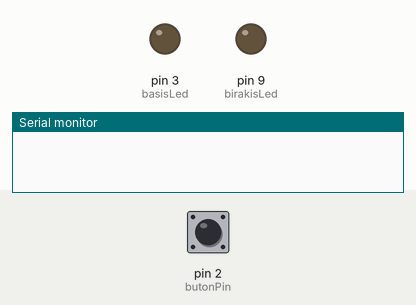
Bench run of a sketch on a simulated Arduino Uno, built with avr-gcc and run on an emulated ATmega328P. Parts: output pins drawn as LEDs (lit = HIGH), the last lines printed to the serial monitor. Inputs (shaded band) come from the test bench; at power-on: pin 2 (butonPin) LOW.

Above: at 1.2 s.
1.3 s: pin 2 (butonPin) pulled HIGH for 0.15 s
At 1.4 s:
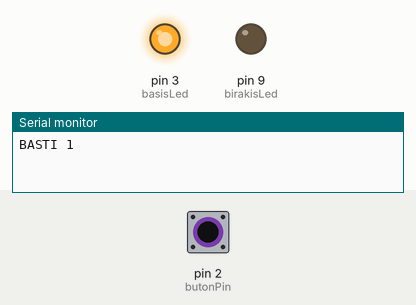
3.2 s: pin 2 (butonPin) pulled HIGH for 3.2 s
At 6.5 s:
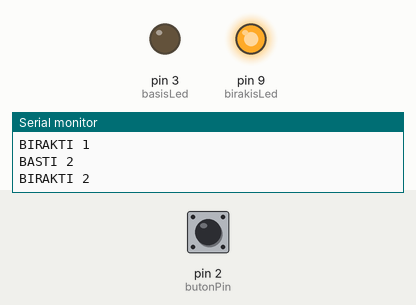
Timing chart, 0 to 8.1 s (numbered marks = the images above; inputs shaded):
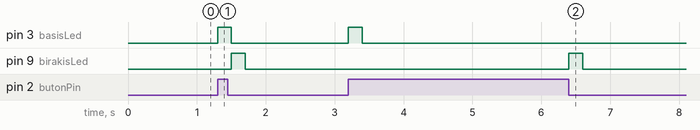

The sketch:

ak0340_bastiBirakti.ino
```cpp
/*
  ak0340 — çözüm örneği

  SEN YAP 1) BASTI ve BIRAKTI sırayla gelmeli; kod okunarak: sonDurum bir önceki turu
    tuttuğu için arka arkaya iki BASTI olamaz (aralarına BIRAKTI girer). Sıçrama
    olan bir butonda kısa süre içinde BASTI/BIRAKTI/BASTI şeklinde fazladan çift
    görünebilir; kartta gözlenir.

  SEN YAP 2) İki ayrı `if` ile aynı çıktıyı vermesi beklenir: iki koşul aynı turda
    birlikte doğru olamaz. Fark: `else if` "ilk doğruysa ikinciye hiç bakma" der, iki
    `if` ikisini de sorar. Burada sonuç aynıdır; kartta karşılaştırılır.

  SEN YAP 3) Aşağıdaki kod yalnız basışları ve yalnız bırakmaları ayrı sayar. Sayılar
    hep eşit ya da basış sayısı bir fazladır: buton basılıyken (henüz bırakılmadan)
    basış bırakıştan bir önde olur.

  SEN YAP 4) "Hiçbir şey olmadı" turunda iki koşul da yanlış, `else if` zincirinin
    sonunda `else` olmadığı için hiçbir blok çalışmaz. Bunu yapan ayrı bir satır yok.
*/

const int butonPin = 2;
const int basisLed = 3;
const int birakisLed = 9;

int durum = LOW;
int sonDurum = LOW;
int basisSayisi = 0;
int birakisSayisi = 0;

void setup() {
  pinMode(butonPin, INPUT);
  pinMode(basisLed, OUTPUT);
  pinMode(birakisLed, OUTPUT);
  Serial.begin(9600);
}

void loop() {
  durum = digitalRead(butonPin);

  if (durum == HIGH && sonDurum == LOW) {
    basisSayisi++;
    Serial.print("BASTI ");
    Serial.println(basisSayisi);
    digitalWrite(basisLed, HIGH);
    delay(200);
    digitalWrite(basisLed, LOW);
  } else if (durum == LOW && sonDurum == HIGH) {
    birakisSayisi++;
    Serial.print("BIRAKTI ");
    Serial.println(birakisSayisi);
    digitalWrite(birakisLed, HIGH);
    delay(200);
    digitalWrite(birakisLed, LOW);
  }

  sonDurum = durum;
}
```

Measured:
- after the input at 1.3 s, pin 3 (basisLed): LOW → HIGH at once, → LOW 0.20 s later; pin 9 (birakisLed): LOW → HIGH after 0.20 s, → LOW 0.20 s later
- after the input at 3.2 s, pin 3 (basisLed): LOW → HIGH at once, → LOW 0.20 s later; pin 9 (birakisLed): LOW → HIGH after 3.2 s, → LOW 0.20 s later
